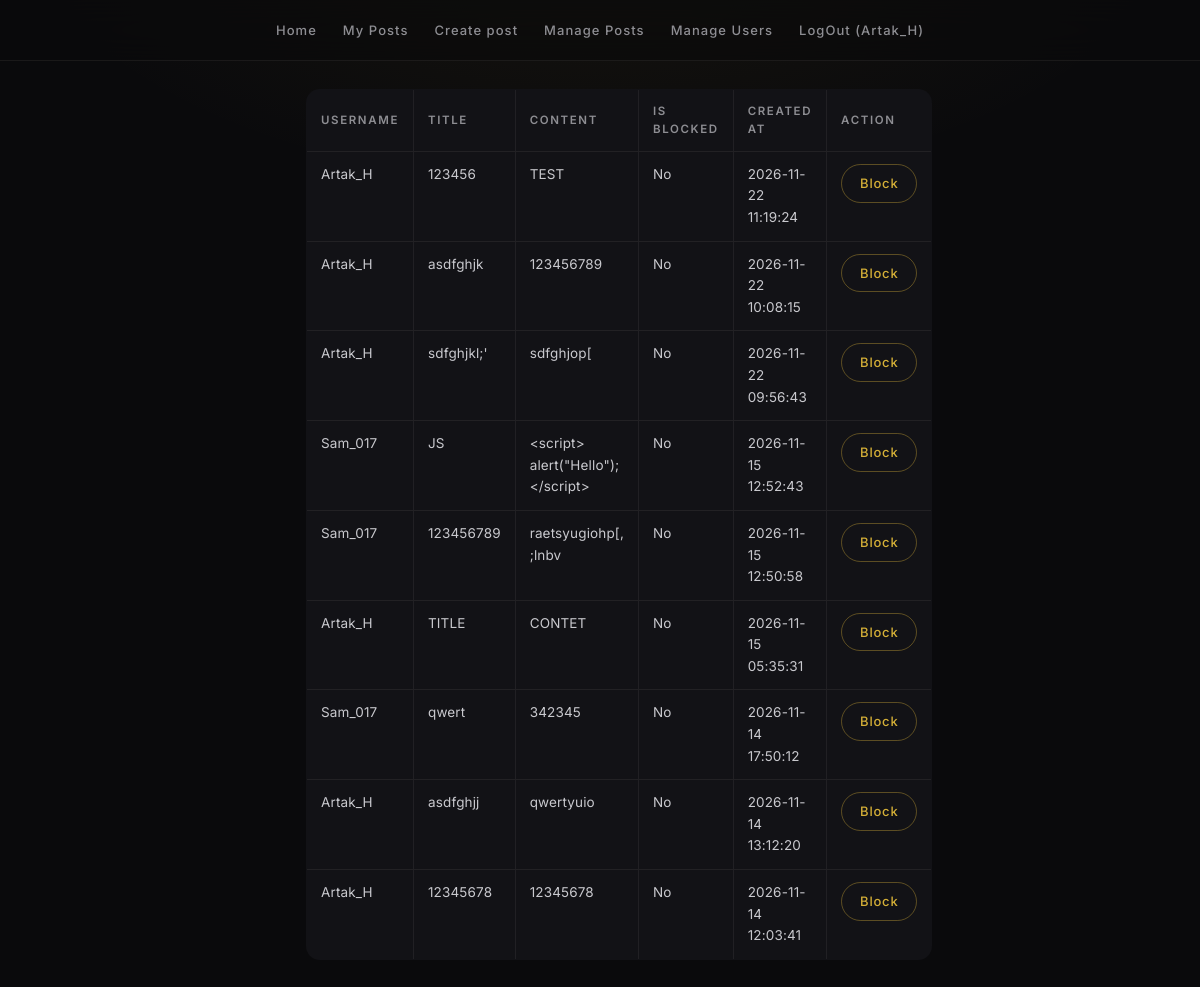
Page /admin/posts/form.php (signed in) on the committed database.
### tables this page shows
CREATE TABLE `users` (
  `id` int(11) NOT NULL,
  `first_name` varchar(50) NOT NULL,
  `last_name` varchar(50) NOT NULL,
  `username` varchar(50) NOT NULL,
  `email` varchar(100) NOT NULL,
  `password` varchar(255) NOT NULL,
  `role` enum('user','admin') NOT NULL DEFAULT 'user',
  `is_blocked` tinyint(1) NOT NULL DEFAULT '0',
  `created_at` timestamp NULL DEFAULT CURRENT_TIMESTAMP,
  `phone` varchar(20) DEFAULT NULL
);

CREATE TABLE `posts` (
  `id` int(11) NOT NULL,
  `user_id` int(11) NOT NULL,
  `title` varchar(255) NOT NULL,
  `content` text NOT NULL,
  `is_blocked` tinyint(1) NOT NULL DEFAULT '0',
  `created_at` timestamp NULL DEFAULT CURRENT_TIMESTAMP,
  `image_path` varchar(255) DEFAULT NULL
);

### includes/functions.php (called while the page is built, shortened)
<?php
function current_user($db)
{
    if(!isset($_SESSION['user_id'])) {
        return null;
    }else  {
        $stmt = $db->prepare("SELECT id, role, username, is_blocked FROM users WHERE id = ?");
        $stmt->bind_param("i", $_SESSION["user_id"]);
        $stmt->execute();
        $result = $stmt->get_result();
        $user = $result->fetch_assoc();
        return $user;
    }
}

### admin/posts/form.php (the view, shortened to what this page needs)
<?php
require_once '../../includes/functions.php';
require_once '../../includes/db.php';
$sql = 'select p.id, p.user_id, p.title, p.content, p.is_blocked, p.created_at, u.username from posts p join users u on p.user_id = u.id ORDER BY p.created_at DESC';
$result = mysqli_fetch_all(mysqli_query($db, $sql), MYSQLI_ASSOC);
require_once __DIR__ . '/../../includes/header.php';
?>
<table border="1" cellpadding="5" cellspacing="0">
    <thead>
        <tr>
            <th>Username</th>
            <th>Title</th>
            <th>Content</th>
            <th>Is Blocked</th>
            <th>Created At</th>
            <th>Action</th>
        </tr>
    </thead>
    <tbody>
        <?php foreach ($result as $post): ?>
            <tr>
                <td><?php echo htmlspecialchars($post['username']); ?></td>
                <td><?php echo htmlspecialchars($post['title']); ?></td>
                <td><?php echo htmlspecialchars($post['content']); ?></td>
                <td><?php echo $post['is_blocked'] ? 'Yes' : 'No'; ?></td>
                <td><?php echo htmlspecialchars($post['created_at']); ?></td>
                <td>
                    <form action="/admin/posts/toggle.php" method="post" style="display: inline;">
                        <input type="submit" name="toggle_block"
                            value="<?php echo $post['is_blocked'] ? 'Unblock' : 'Block'; ?>">
                    </form>
                </td>
            </tr>
        <?php endforeach; ?>
    </tbody>
</table>

### includes/header.php (shortened to what this page needs)
<?php
require_once __DIR__ . '/db.php';
require_once __DIR__ .'/functions.php';
$current_user = current_user($db);
?>
<!DOCTYPE html>
<html lang="en">
<head>
    <link rel="stylesheet" href="/header.css">
</head>
<body>
    <nav class="nav">
        <ul>
            <li><a href="/main.php">Home</a></li>
            <li><a href="/posts/my/form.php"> My Posts</a></li>
            <li><a href="/posts/create/form.php">Create post</a></li>
            <?php if ($current_user && $current_user['role'] === 'admin'): ?>
                <li><a href="/admin/posts/form.php">Manage Posts</a></li>
                <li><a href="/admin/users/form.php">Manage Users</a></li>
           <?php endif; ?>
            <li>
                <form action="/auth/logout/logout.php" method="POST">
                    <button type="submit">LogOut<?= $current_user ? ' (' . htmlspecialchars($current_user['username']) . ')' : '' ?></button>
                </form>
            </li>
        </ul>
    </nav>
    <div class="content">

### header.css (style rules this page uses)
:root { --bg: #0A0A0C; --surface: #121216; --surface-2: #17171C; --text: #F5F5F7; --text-soft: #C9C9CE; --muted: #8E8E93; --gold: #D4AF37; --gold-light: #F1DE9B; --gold-deep: #8A6D1C; --gold-grad: linear-gradient(135deg, var(--gold-light), var(--gold) 45%, var(--gold-deep)); --danger: #D9776F; --border: rgba(214, 200, 200, 0.08); --border-gold: rgba(212, 175, 55, 0.38); --font: "Inter", "Plus Jakarta Sans", system-ui, -apple-system, "Segoe UI", Roboto, sans-serif; --radius: 20px; --ease: cubic-bezier(.22, .61, .36, 1); }
*, *::before, *::after { box-sizing: border-box; margin: 0; padding: 0; }
body { min-height: 100vh; background: radial-gradient(1000px 500px at 50% -10%, rgba(212, 175, 55, .07), transparent 60%), var(--bg); color: var(--text); font-family: var(--font); font-size: 15px; line-height: 1.6; letter-spacing: .01em; -webkit-font-smoothing: antialiased; }
a { color: inherit; text-decoration: none; }
.nav { position: sticky; top: 0; z-index: 50; padding: 0 16px; background: rgba(10, 10, 12, .62); -webkit-backdrop-filter: blur(16px) saturate(140%); backdrop-filter: blur(16px) saturate(140%); border-bottom: 1px solid var(--border); }
.nav ul { max-width: 900px; min-height: 60px; margin: 0 auto; list-style: none; display: flex; flex-wrap: wrap; align-items: center; justify-content: center; gap: 6px 26px; }
.nav a, .nav button { color: var(--muted); background: none; border: 0; font: inherit; font-size: 13px; font-weight: 500; letter-spacing: .08em; cursor: pointer; transition: color .18s var(--ease); }
.nav form { display: inline; }
.content { max-width: 620px; margin: 0 auto; padding: 28px 16px 80px; }
.content button, .content input[type="submit"], .content input[type="button"] { padding: 8px 18px; border: 1px solid var(--border-gold); border-radius: 999px; background: transparent; color: var(--gold); font: inherit; font-size: 13px; font-weight: 500; letter-spacing: .06em; cursor: pointer; transition: background .18s var(--ease), color .18s var(--ease), transform .18s var(--ease); }
.content table { width: 100%; border-collapse: collapse; background: var(--surface); border: 1px solid var(--border); border-radius: 14px; overflow: hidden; font-size: 13.5px; }
.content th { padding: 12px 14px; text-align: left; color: var(--muted); font-size: 11.5px; font-weight: 600; letter-spacing: .14em; text-transform: uppercase; border-bottom: 1px solid var(--border); }
.content td { padding: 12px 14px; border-bottom: 1px solid var(--border); color: var(--text-soft); vertical-align: top; }
.content tr:last-child td { border-bottom: 0; }

### rows in the picture
users: username "Artak_H"
posts: user.username "Artak_H", title "123456", content "TEST", shows "No", created_at "2026-11-22 11:19:24", toggle_block "Block"
posts: user.username "Artak_H", title "asdfghjk", content "123456789", shows "No", created_at "2026-11-22 10:08:15", toggle_block "Block"
posts: user.username "Artak_H", title "sdfghjkl;'", content "sdfghjop[", shows "No", created_at "2026-11-22 09:56:43", toggle_block "Block"
posts: user.username "Sam_017", title "JS", content "<script> alert(\"Hello\"); </script>", shows "No", created_at "2026-11-15 12:52:43", toggle_block "Block"
posts: user.username "Sam_017", title "123456789", content "raetsyugiohp[, ;lnbv", shows "No", created_at "2026-11-15 12:50:58", toggle_block "Block"
posts: user.username "Artak_H", title "TITLE", content "CONTET", shows "No", created_at "2026-11-15 05:35:31", toggle_block "Block"
posts: user.username "Sam_017", title "qwert", content "342345", shows "No", created_at "2026-11-14 17:50:12", toggle_block "Block"
posts: user.username "Artak_H", title "asdfghjj", content "qwertyuio", shows "No", created_at "2026-11-14 13:12:20", toggle_block "Block"
posts: user.username "Artak_H", title "12345678", content "12345678", shows "No", created_at "2026-11-14 12:03:41", toggle_block "Block"
